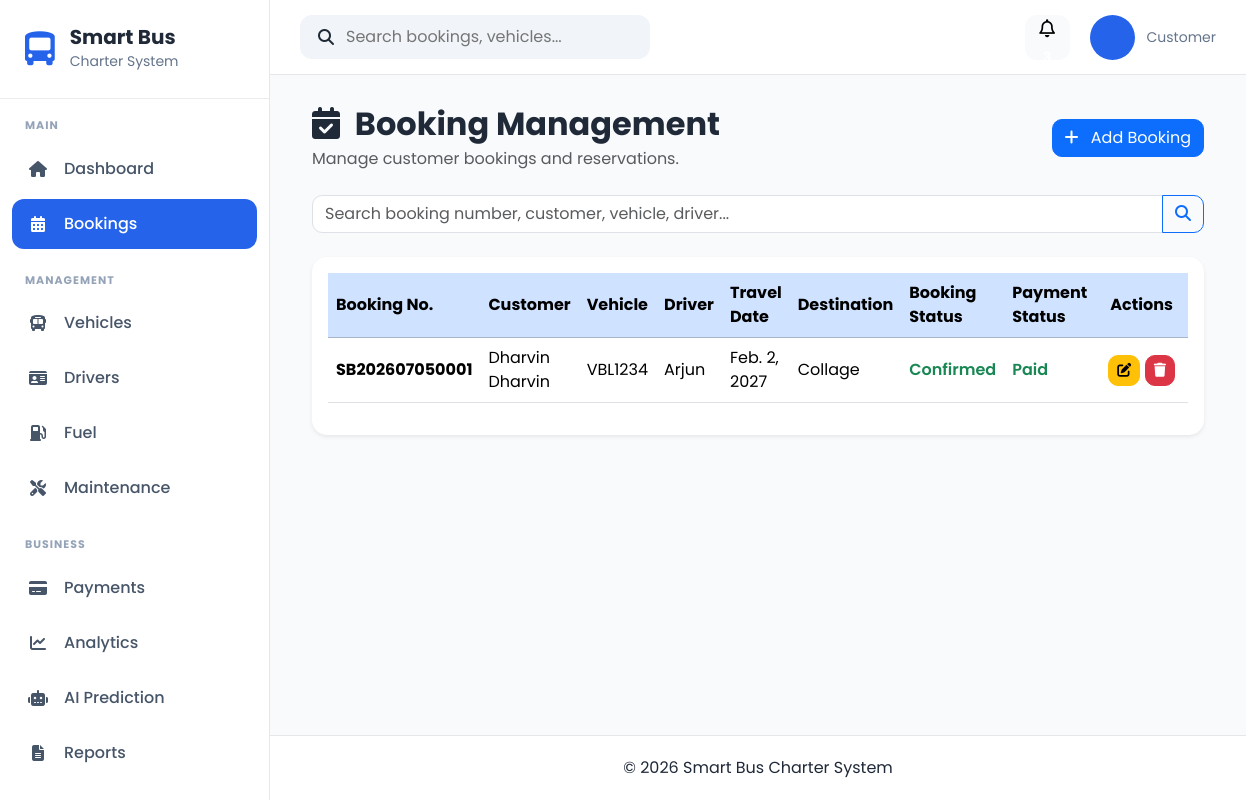
The page /bookings/ on the database as committed earlier.
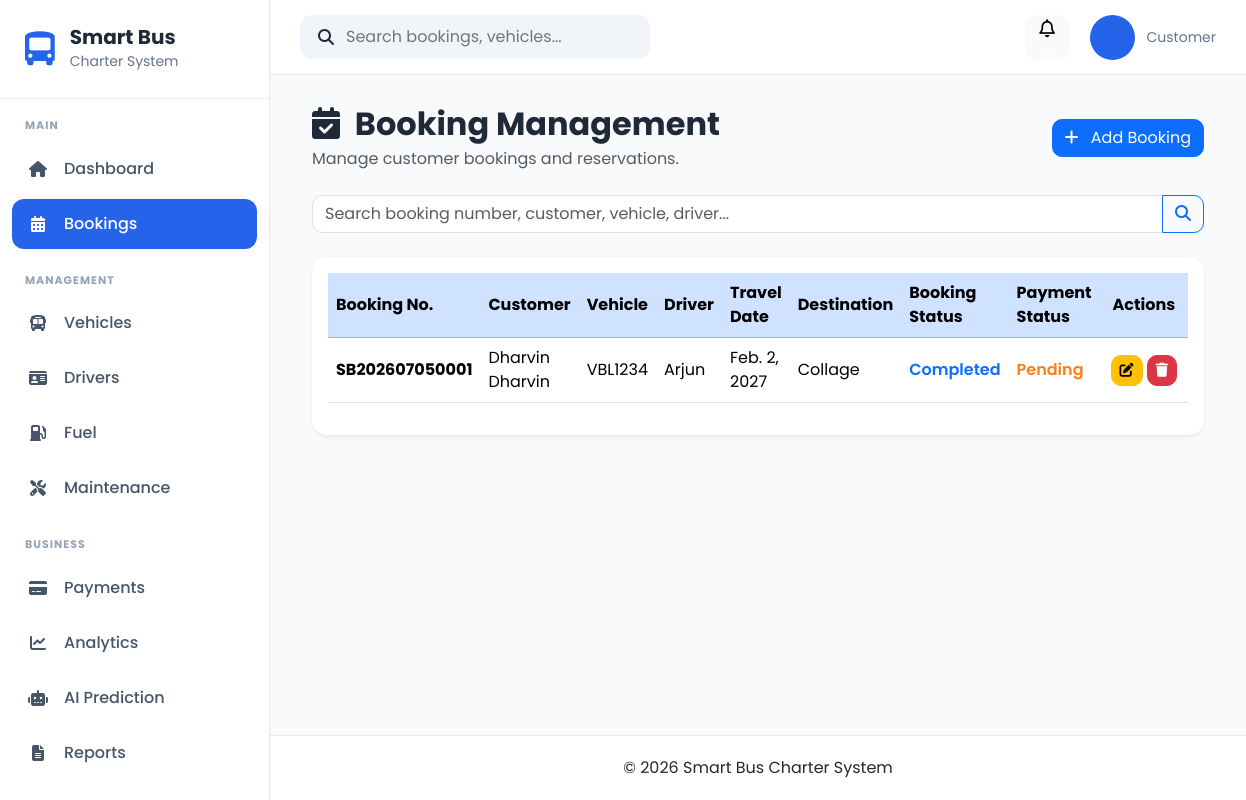
The same page on the database as committed later.
### apps/bookings/models.py (models this page shows, shortened)
class Booking(models.Model):
    STATUS_CHOICES = [
        ("Pending", "Pending"),
        ("Confirmed", "Confirmed"),
        ("Completed", "Completed"),
        ("Cancelled", "Cancelled"),
    ]
    PAYMENT_CHOICES = [
        ("Pending", "Pending"),
        ("Paid", "Paid"),
        ("Refunded", "Refunded"),
    ]
    booking_number = models.CharField(
        max_length=20,
        unique=True,
        blank=True,
    )
    customer = models.ForeignKey(
        Customer,
        on_delete=models.CASCADE,
        related_name="bookings",
    )
    vehicle = models.ForeignKey(
        Vehicle,
        on_delete=models.PROTECT,
        related_name="bookings",
    )
    driver = models.ForeignKey(
        Driver,
        on_delete=models.PROTECT,
        related_name="bookings",
    )
    pickup_location = models.CharField(max_length=150)
    destination = models.CharField(max_length=150)
    travel_date = models.DateField()
    departure_time = models.TimeField()
    return_date = models.DateField(
        blank=True,
        null=True,
    )
    passenger_count = models.PositiveIntegerField()
    total_price = models.DecimalField(
        max_digits=10,
        decimal_places=2,
        default=0,
    )
    booking_status = models.CharField(
        max_length=20,
        choices=STATUS_CHOICES,
        default="Pending",
    )
    payment_status = models.CharField(
        max_length=20,
        choices=PAYMENT_CHOICES,
        default="Pending",
    )
    remarks = models.TextField(
        blank=True,
    )
    created_at = models.DateTimeField(
        default=timezone.now,
    )
    updated_at = models.DateTimeField(
        auto_now=True,
    )
    class Meta:
        ordering = ["-travel_date", "-created_at"]

### apps/customers/models.py (models this page shows, shortened)
class Customer(models.Model):
    GENDER_CHOICES = [
        ("Male", "Male"),
        ("Female", "Female"),
        ("Other", "Other"),
    ]
    first_name = models.CharField(
        max_length=100
    )
    last_name = models.CharField(
        max_length=100
    )
    email = models.EmailField(
        unique=True
    )
    phone = models.CharField(
        max_length=20,
        unique=True
    )
    address = models.TextField()
    city = models.CharField(
        max_length=100
    )
    state = models.CharField(
        max_length=100
    )
    postcode = models.CharField(
        max_length=10
    )
    gender = models.CharField(
        max_length=10,
        choices=GENDER_CHOICES
    )
    profile_picture = models.ImageField(
        upload_to="customers/",
        blank=True,
        null=True
    )
    created_at = models.DateTimeField(
        auto_now_add=True
    )
    updated_at = models.DateTimeField(
        auto_now=True
    )

### apps/vehicles/models.py (models this page shows, shortened)
class Vehicle(models.Model):
    STATUS_CHOICES = [
        ("Available", "Available"),
        ("Booked", "Booked"),
        ("Maintenance", "Maintenance"),
        ("Inactive", "Inactive"),
    ]
    BUS_TYPE_CHOICES = [
        ("Mini Bus", "Mini Bus"),
        ("Standard Bus", "Standard Bus"),
        ("VIP Coach", "VIP Coach"),
    ]
    registration_number = models.CharField(
        max_length=20,
        unique=True
    )
    vehicle_name = models.CharField(
        max_length=100
    )
    bus_type = models.CharField(
        max_length=30,
        choices=BUS_TYPE_CHOICES
    )
    seat_capacity = models.PositiveIntegerField()
    manufacture_year = models.PositiveIntegerField()
    insurance_expiry = models.DateField()
    road_tax_expiry = models.DateField()
    status = models.CharField(
        max_length=20,
        choices=STATUS_CHOICES,
        default="Available"
    )
    image = models.ImageField(
        upload_to="vehicles/",
        blank=True,
        null=True
    )
    created_at = models.DateTimeField(auto_now_add=True)
    updated_at = models.DateTimeField(auto_now=True)

### apps/drivers/models.py (models this page shows, shortened)
class Driver(models.Model):
    STATUS_CHOICES = [
        ("Available", "Available"),
        ("On Trip", "On Trip"),
        ("Leave", "Leave"),
        ("Inactive", "Inactive"),
    ]
    full_name = models.CharField(max_length=100)
    ic_passport = models.CharField(
        max_length=20,
        unique=True
    )
    phone = models.CharField(max_length=20)
    email = models.EmailField(
        blank=True,
        null=True
    )
    address = models.TextField(blank=True)
    driving_license = models.CharField(
        max_length=50,
        unique=True
    )
    license_expiry = models.DateField()
    assigned_vehicle = models.ForeignKey(
        Vehicle,
        on_delete=models.SET_NULL,
        blank=True,
        null=True,
        related_name="drivers"
    )
    status = models.CharField(
        max_length=20,
        choices=STATUS_CHOICES,
        default="Available"
    )
    photo = models.ImageField(
        upload_to="drivers/",
        blank=True,
        null=True
    )
    created_at = models.DateTimeField(auto_now_add=True)
    updated_at = models.DateTimeField(auto_now=True)
    class Meta:
        ordering = ["full_name"]

### apps/bookings/views.py (the view, shortened to what this page needs)
def booking_list(request):
    search = request.GET.get("search", "")
    bookings = Booking.objects.select_related(
        "customer",
        "vehicle",
        "driver",
    ).order_by("-travel_date")
    paginator = Paginator(bookings, 10)
    page_number = request.GET.get("page")
    page_obj = paginator.get_page(page_number)
    context = {
        "page_obj": page_obj,
        "bookings": page_obj,
        "search": search,
        "is_paginated": page_obj.has_other_pages(),
    }
    return render(
        request,
        "bookings/booking_list.html",
        context,
    )

### templates/bookings/booking_list.html (shortened to what the changed rows need)
{% extends "crud/base_list.html" %}
{% block header_title %}
<i class="fas fa-calendar-check me-2"></i>
Booking Management
{% endblock %}
{% block table %}
<table class="table table-hover align-middle">
    <thead class="table-primary">
        <tr>
            <th>Booking No.</th>
            <th>Customer</th>
            <th>Vehicle</th>
            <th>Driver</th>
            <th>Travel Date</th>
            <th>Destination</th>
            <th>Booking Status</th>
            <th>Payment Status</th>
            <th class="text-center" width="170">Actions</th>
        </tr>
    </thead>
    <tbody>
    {% for booking in bookings %}
        <tr>
            <td>
                <strong>{{ booking.booking_number }}</strong>
            </td>
            <td>
                {{ booking.customer.first_name }} {{ booking.customer.last_name }}
            </td>
            <td>
                {{ booking.vehicle.registration_number }}
            </td>
            <td>
                {{ booking.driver.full_name }}
            </td>
            <td>
                {{ booking.travel_date }}
            </td>
            <td>
                {{ booking.destination }}
            </td>
            <td>
                {% if booking.booking_status == "Confirmed" %}
                    <span style="color:#198754;font-weight:600;">
                        {{ booking.booking_status }}
                    </span>
                {% elif booking.booking_status == "Pending" %}
                    <span style="color:#fd7e14;font-weight:600;">
                        {{ booking.booking_status }}
                    </span>
                {% elif booking.booking_status == "Completed" %}
                    <span style="color:#0d6efd;font-weight:600;">
                        {{ booking.booking_status }}
                    </span>
                {% elif booking.booking_status == "Cancelled" %}
                    <span style="color:#dc3545;font-weight:600;">
                        {{ booking.booking_status }}
                    </span>
                {% else %}
                    <span style="font-weight:600;">
                        {{ booking.booking_status|default:"Pending" }}
                    </span>
                {% endif %}
            </td>
            <td>
                {% if booking.payment_status == "Paid" %}
                    <span style="color:#198754;font-weight:600;">
                        {{ booking.payment_status }}
                    </span>
                {% elif booking.payment_status == "Pending" %}
                    <span style="color:#fd7e14;font-weight:600;">
                        {{ booking.payment_status }}
                    </span>
                {% elif booking.payment_status == "Refunded" %}
                    <span style="color:#0d6efd;font-weight:600;">
                        {{ booking.payment_status }}
                    </span>
                {% elif booking.payment_status == "Failed" %}
                    <span style="color:#dc3545;font-weight:600;">
                        {{ booking.payment_status }}
                    </span>
                {% else %}
                    <span style="font-weight:600;">
                        {{ booking.payment_status }}
                    </span>
                {% endif %}
            </td>
            <td class="text-center">
                <a href="{% url 'bookings:booking_update' booking.pk %}"
                   class="btn btn-warning btn-sm">
                    <i class="fas fa-edit"></i>
                </a>
                <a href="{% url 'bookings:booking_delete' booking.pk %}"
                   class="btn btn-danger btn-sm">
                    <i class="fas fa-trash"></i>
                </a>
            </td>
        </tr>
    {% endfor %}
    </tbody>
</table>
{% endblock %}

Rows that differ between the two databases and show on the page:
changed Booking "SB202607050001": booking_status "Confirmed" → "Completed"; payment_status "Paid" → "Pending"
